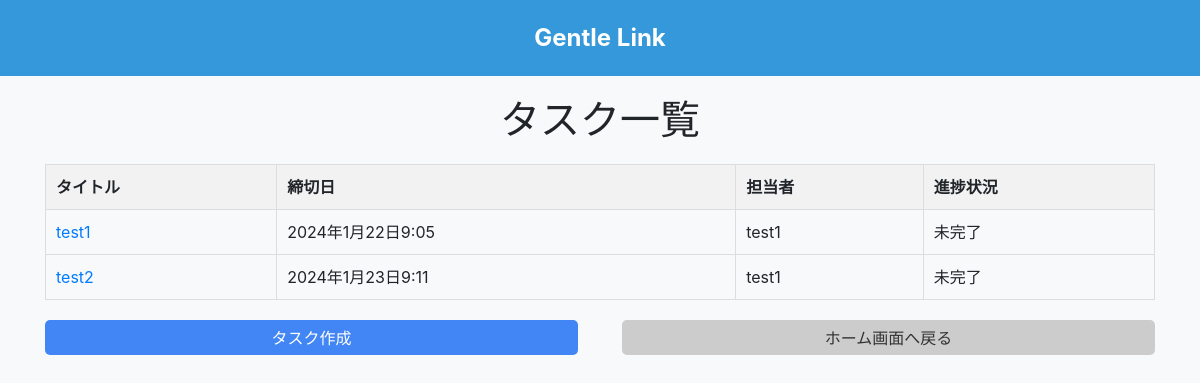
/task-list/ (signed in), run on an earlier commit of the app's database.
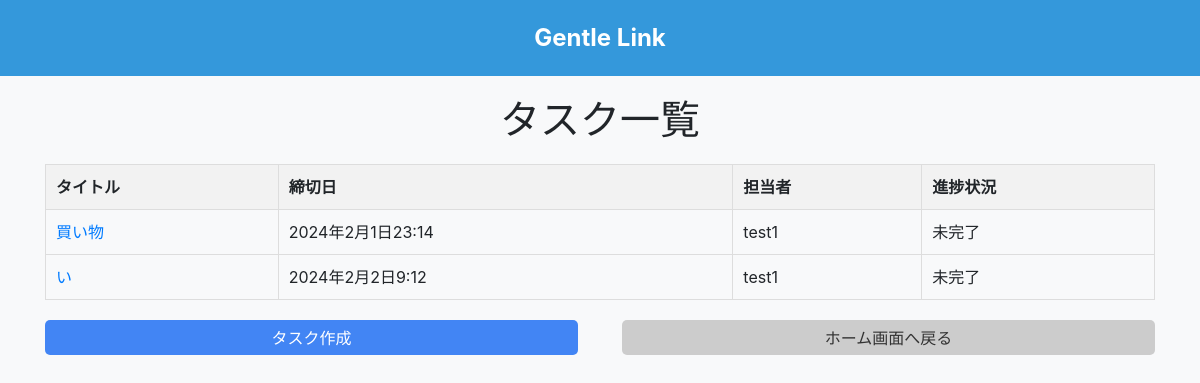
And on a later commit of the database.
### gentlelink/models.py (models this page shows)
class Tasks(models.Model):
    title = models.CharField(max_length=255)
    description = models.TextField()
    deadline = models.DateTimeField(null=True, blank=True)
    STATUS_CHOICES = [
        ('incomplete', '未完了'),
        ('complete', '完了'),
    ]
    status = models.CharField(max_length=20, choices=STATUS_CHOICES)
    creator_user = models.ForeignKey(User, related_name='creator_tasks', on_delete=models.CASCADE)
    assignment_user = models.ForeignKey(User, related_name='assigned_tasks', on_delete=models.CASCADE)
    complete_flg = models.BooleanField(default=False)
    complete_at = models.DateTimeField(null=True, blank=True)
    created_at = models.DateTimeField(auto_now_add=True)
    updated_at = models.DateTimeField(auto_now=True)

### gentlelink/views.py (the view)
# urls.py: path('task-list/', views.task_list_view, name='task_list'),
@login_required
def task_list_view(request, task_id=None):
    couple_user = CoupleUser.objects.filter(Q(husband=request.user) | Q(wife=request.user)).first()
    if couple_user:
        partner = couple_user.husband if request.user == couple_user.wife else couple_user.wife
        shared_tasks = TaskShares.objects.filter(user=partner).values_list('task', flat=True)
        tasks = Tasks.objects.filter(Q(id__in=shared_tasks) | Q(creator_user=partner)).order_by('deadline')
    else:
        tasks = Tasks.objects.filter(Q(creator_user=request.user) | Q(assignment_user=request.user)).order_by('deadline')
    selected_task = None
    if task_id is not None:
        selected_task = get_object_or_404(Tasks, id=task_id)
    return render(request, 'task_list.html', {'tasks': tasks, 'selected_task': selected_task})

### gentlelink/templates/task_list.html (shortened to what this page needs)
<!DOCTYPE html>
<html lang="en">
<head>
    <link rel="stylesheet" href="https://stackpath.bootstrapcdn.com/bootstrap/4.5.2/css/bootstrap.min.css"
>
</head>
<body>
<header>
    <div id="logo">Gentle Link</div>
</header>
<div class="container">
    <h1>タスク一覧</h1>
    {% if tasks|length > 0 %}
        <table>
            <thead>
                <tr>
                    <th>タイトル</th>
                    <th>締切日</th>
                    <th>担当者</th>
                    <th>進捗状況</th>
                </tr>
            </thead>
        <tbody>
            {% for task in tasks %}
                <tr>
                    <td><a href="{% url 'task_detail' task.id %}">{{ task.title }}</a></td>
                    <td>{{ task.deadline }}</td>
                    <td>{{ task.assignment_user }}</td>
                    <td>
                        {% if task.status == '完了' %}
                            完了
                        {% else %}
                            未完了
                        {% endif %}
                    </td>
                </tr>
            {% endfor %}
        </tbody>
    </table>
{% else %}
    <p>タスクはまだありません。</p>
{% endif %}
    <div style="display: flex; justify-content: space-between; margin-top: 10px;">
        <button onclick="location.href='{% url 'create_task' %}'" class="btn btn-primary" style="border: none;">タスク作成</button>
        <button onclick="location.href='{% url 'home' %}'" class="btn btn-secondary" style="border: none;">ホーム画面へ戻る</button>
    </div>
</div>
</body>
</html>

What changed in the data, as far as the page shows it:
removed Tasks: title "test1", deadline "2024年1月22日9:05", assignment_user "test1", status "未完了"
removed Tasks: title "test2", deadline "2024年1月23日9:11", assignment_user "test1", status "未完了"
added Tasks: title "買い物", deadline "2024年2月1日23:14", assignment_user "test1", status "未完了"
added Tasks: title "い", deadline "2024年2月2日9:12", assignment_user "test1", status "未完了"
